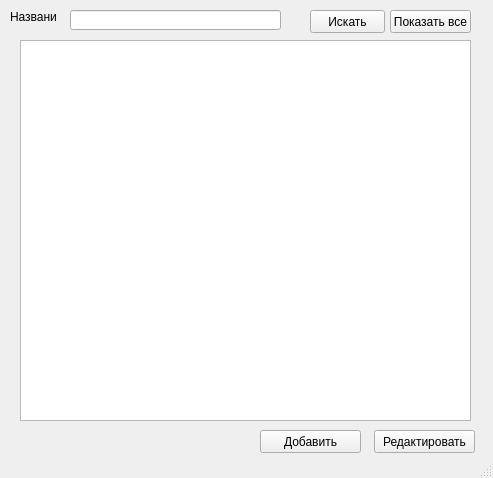
<?xml version="1.0" encoding="UTF-8"?>
<ui version="4.0">
 <class>MainWindow</class>
 <widget class="QMainWindow" name="MainWindow">
  <property name="geometry">
   <rect>
    <x>0</x>
    <y>0</y>
    <width>493</width>
    <height>478</height>
   </rect>
  </property>
  <property name="windowTitle">
   <string>Кофе</string>
  </property>
  <widget class="QWidget" name="centralwidget">
   <widget class="QTableWidget" name="tableWidget">
    <property name="geometry">
     <rect>
      <x>20</x>
      <y>40</y>
      <width>451</width>
      <height>381</height>
     </rect>
    </property>
   </widget>
   <widget class="QLineEdit" name="lineEdit">
    <property name="geometry">
     <rect>
      <x>70</x>
      <y>10</y>
      <width>211</width>
      <height>20</height>
     </rect>
    </property>
   </widget>
   <widget class="QPushButton" name="pushButton">
    <property name="geometry">
     <rect>
      <x>310</x>
      <y>10</y>
      <width>75</width>
      <height>23</height>
     </rect>
    </property>
    <property name="text">
     <string>Искать</string>
    </property>
   </widget>
   <widget class="QPushButton" name="pushButton_2">
    <property name="geometry">
     <rect>
      <x>390</x>
      <y>10</y>
      <width>81</width>
      <height>23</height>
     </rect>
    </property>
    <property name="text">
     <string>Показать все</string>
    </property>
   </widget>
   <widget class="QLabel" name="label">
    <property name="geometry">
     <rect>
      <x>10</x>
      <y>10</y>
      <width>47</width>
      <height>13</height>
     </rect>
    </property>
    <property name="text">
     <string>Название</string>
    </property>
   </widget>
   <widget class="QPushButton" name="edit_button">
    <property name="geometry">
     <rect>
      <x>374</x>
      <y>430</y>
      <width>101</width>
      <height>23</height>
     </rect>
    </property>
    <property name="text">
     <string>Редактировать</string>
    </property>
   </widget>
   <widget class="QPushButton" name="add_button">
    <property name="geometry">
     <rect>
      <x>260</x>
      <y>430</y>
      <width>101</width>
      <height>23</height>
     </rect>
    </property>
    <property name="text">
     <string>Добавить</string>
    </property>
   </widget>
  </widget>
  <widget class="QStatusBar" name="statusbar"/>
 </widget>
 <resources/>
 <connections/>
</ui>
